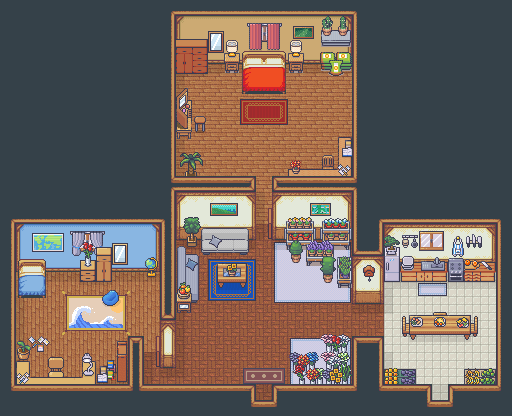

Tiled map render using the project's own tile images. Description and the map definition, with tile-layer contents summarised, below:
An orthogonal 32x26 tile map with 16x16 px tiles, 33 tile layers (Chao, Tapete, Tapete-Porã, Sombra, ...) and 8 objects.

<map version="1.5" tiledversion="1.6.0" orientation="orthogonal" renderorder="right-down" width="32" height="26" tilewidth="16" tileheight="16" infinite="0" nextlayerid="61" nextobjectid="15">
 <tileset firstgid="1" source="pora_house_tileset.tsx" />
 <layer id="1" name="Chao" width="32" height="26">
  <data>[832 cells, 416 non-empty, 34 distinct tile ids]</data>
 </layer>
 <layer id="29" name="Tapete" width="32" height="26">
  <data>[832 cells, 61 non-empty, 34 distinct tile ids]</data>
 </layer>
 <layer id="15" name="Tapete-Porã" width="32" height="26" offsetx="-8" offsety="-7">
  <data>[832 cells, 20 non-empty, 20 distinct tile ids]</data>
 </layer>
 <layer id="4" name="Sombra" width="32" height="26">
  <data>[832 cells, 74 non-empty, 5 distinct tile ids]</data>
 </layer>
 <layer id="14" name="Livros-Chao" width="32" height="26" offsetx="-5" offsety="2">
  <data>[832 cells, 4 non-empty, 4 distinct tile ids]</data>
 </layer>
 <layer id="12" name="Objetos-0" width="32" height="26">
  <data>[832 cells, 81 non-empty, 76 distinct tile ids]</data>
 </layer>
 <layer id="55" name="Puff" width="32" height="26" offsetx="0" offsety="-6">
  <data>[832 cells, 2 non-empty, 2 distinct tile ids]</data>
 </layer>
 <layer id="44" name="Espelho-Porã" width="32" height="26" offsetx="0" offsety="-4">
  <data>[832 cells, 2 non-empty, 2 distinct tile ids]</data>
 </layer>
 <layer id="57" name="Mesinha" width="32" height="26" offsetx="0" offsety="7">
  <data>[832 cells, 3 non-empty, 3 distinct tile ids]</data>
 </layer>
 <layer id="22" name="Cozinha-Cadeira-mesa" width="32" height="26" offsetx="0" offsety="-5">
  <data>[832 cells, 2 non-empty, 1 distinct tile ids]</data>
 </layer>
 <layer id="58" name="Cozinha-Mesa" width="32" height="26" offsetx="0" offsety="-5">
  <data>[832 cells, 5 non-empty, 3 distinct tile ids]</data>
 </layer>
 <layer id="35" name="Prateleira-Flor" width="32" height="26" offsetx="-4" offsety="0">
  <data>[832 cells, 6 non-empty, 6 distinct tile ids]</data>
 </layer>
 <layer id="36" name="Flores-Prateleira" width="32" height="26" offsetx="-4" offsety="0">
  <data>[832 cells, 4 non-empty, 4 distinct tile ids]</data>
 </layer>
 <layer id="26" name="Sofa-branco" width="32" height="26" offsetx="-7" offsety="-1">
  <data>[832 cells, 8 non-empty, 8 distinct tile ids]</data>
 </layer>
 <layer id="56" name="Espelho-Pais" width="32" height="26" offsetx="0" offsety="-8">
  <data>[832 cells, 6 non-empty, 6 distinct tile ids]</data>
 </layer>
 <layer id="24" name="Objetos-1" width="32" height="26">
  <data>[832 cells, 52 non-empty, 48 distinct tile ids]</data>
 </layer>
 <layer id="42" name="Cactos" width="32" height="26" offsetx="-1" offsety="8">
  <data>[832 cells, 4 non-empty, 4 distinct tile ids]</data>
 </layer>
 <layer id="40" name="Flor-Armario" width="32" height="26" offsetx="0" offsety="5">
  <data>[832 cells, 3 non-empty, 3 distinct tile ids]</data>
 </layer>
 <layer id="18" name="Cozinha-Parede" width="32" height="26" offsetx="2" offsety="3">
  <data>[832 cells, 6 non-empty, 6 distinct tile ids]</data>
 </layer>
 <layer id="27" name="Almofada" width="32" height="26">
  <data>[832 cells, 4 non-empty, 4 distinct tile ids]</data>
 </layer>
 <layer id="28" name="Objetos-2" width="32" height="26">
  <data>[832 cells, 12 non-empty, 12 distinct tile ids]</data>
 </layer>
 <layer id="53" name="Player-Layer-Flores-Cama" width="32" height="26">
  <data>[832 cells, 12 non-empty, 12 distinct tile ids]</data>
 </layer>
 <layer id="30" name="Player-Layer-Mesinha" width="32" height="26" offsetx="0" offsety="7">
  <data>[832 cells, 3 non-empty, 3 distinct tile ids]</data>
 </layer>
 <layer id="23" name="Player-Layer-Mesa" width="32" height="26" offsetx="0" offsety="-5">
  <data>[832 cells, 6 non-empty, 6 distinct tile ids]</data>
 </layer>
 <layer id="16" name="Player-Layer-Puff" width="32" height="26" offsetx="0" offsety="-6">
  <data>[832 cells, 2 non-empty, 2 distinct tile ids]</data>
 </layer>
 <layer id="43" name="Player-Layer-Cadeira-Penteadeira" width="32" height="26" offsetx="0" offsety="-8">
  <data>[832 cells, 1 non-empty, 1 distinct tile ids]</data>
 </layer>
 <layer id="41" name="Acima-Cadeira" width="32" height="26" offsetx="0" offsety="-6">
  <data>[832 cells, 2 non-empty, 2 distinct tile ids]</data>
 </layer>
 <layer id="49" name="Acima-Objetos-0" width="32" height="26">
  <data>[832 cells, 16 non-empty, 15 distinct tile ids]</data>
 </layer>
 <layer id="50" name="Acima-Objetos-1" width="32" height="26">
  <data>[832 cells, 28 non-empty, 27 distinct tile ids]</data>
 </layer>
 <layer id="13" name="Acima-Objetos-2" width="32" height="26">
  <data>[832 cells, 14 non-empty, 14 distinct tile ids]</data>
 </layer>
 <layer id="60" name="Acima-Penteadeira" width="32" height="26" offsetx="0" offsety="-8">
  <data>[832 cells, 1 non-empty, 1 distinct tile ids]</data>
 </layer>
 <layer id="34" name="Acima-Rosa-Sala" width="32" height="26" offsetx="5" offsety="0">
  <data>[832 cells, 3 non-empty, 3 distinct tile ids]</data>
 </layer>
 <layer id="3" name="Acima-Teto" width="32" height="26">
  <data>[832 cells, 416 non-empty, 21 distinct tile ids]</data>
 </layer>
 <objectgroup id="47" name="Collision">
  <object id="4" x="160" y="364">
   <polygon points="16,-54 31,-54 31,-64 39,-64 39,-112 89,-112 89,-127 96,-127 96,-185 16,-185 16,-228 32,-228 32,-235 45,-235 45,-245 32,-245 32,-264 16,-264 16,-364 -160,-364 -160,52 -144,52 -144,-69 -114,-69 -114,-77 -139,-77 -139,-92 -114,-92 -114,-95 -80,-95 -80,-85 -48,-85 -48,-95 -13,-95 -13,-90 0,-90 0,0 16,0" />
  </object>
  <object id="5" x="16" y="347">
   <polygon points="0,0 13,0 13,33 32,33 32,13 48,13 48,33 66,33 66,14 80,14 101,14 101,-3 112,-3 112,-8 128,-8 128,40 234,40 237,45 237,56 259,56 259,45 262,40 336,40 336,-8 368,-8 368,25 400,25 400,40 410,40 413,45 413,56 435,56 435,45 438,40 448,40 448,25 496,25 496,69 0,69" />
  </object>
  <object id="6" x="512" y="372">
   <polygon points="0,0 -16,0 -16,-93 -128,-93 -128,-71 -160,-71 -160,-87 -174,-87 -174,-92 -189,-92 -189,-109 -206,-109 -206,-112 -221,-112 -221,-125 -226,-125 -226,-135 -240,-135 -240,-193 -224,-193 -224,-200 -190,-200 -190,-214 -174,-214 -174,-232 -160,-232 -160,-305 -172,-305 -172,-299 -180,-299 -180,-305 -191,-305 -191,-311 -209,-311 -209,-302 -223,-302 -223,-311 -273,-311 -273,-302 -287,-302 -287,-311 -304,-311 -304,-301 -336,-301 -336,-372 0,-372" />
  </object>
  <object id="7" x="293" y="384">
   <polygon points="0,-11 0,-22 33,-22 33,-41 59,-41 59,3 0,3" />
  </object>
  <object id="8" x="402" y="334">
   <polygon points="0,0 0,-18 7,-18 7,-16 31,-16 31,-19 45,-19 45,-16 69,-16 69,-18 76,-18 76,0 68,0 68,3 8,3 8,0" />
  </object>
  <object id="9" x="217" y="285">
   <polygon points="0,0 0,-19 30,-19 30,0" />
  </object>
  <object id="10" x="186" y="166">
   <polygon points="-1,5 -1,13 11,13 11,5" />
  </object>
  <object id="12" x="119" y="293">
   <polygon points="0,0 0,13 -17,13 -17,0" />
  </object>
 </objectgroup>
</map>
